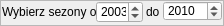
     <widget class="QFrame" name="frame_11">
      <property name="geometry">
       <rect>
        <x>8</x>
        <y>1</y>
        <width>224</width>
        <height>26</height>
       </rect>
      </property>
      <property name="frameShape">
       <enum>QFrame::StyledPanel</enum>
      </property>
      <property name="frameShadow">
       <enum>QFrame::Raised</enum>
      </property>
      <widget class="QSpinBox" name="spinBox_3">
       <property name="geometry">
        <rect>
         <x>163</x>
         <y>1</y>
         <width>59</width>
         <height>20</height>
        </rect>
       </property>
       <property name="minimum">
        <number>1900</number>
       </property>
       <property name="maximum">
        <number>3000</number>
       </property>
       <property name="value">
        <number>2010</number>
       </property>
      </widget>
      <widget class="QLabel" name="label_8">
       <property name="geometry">
        <rect>
         <x>2</x>
         <y>4</y>
         <width>94</width>
         <height>16</height>
        </rect>
       </property>
       <property name="text">
        <string>Wybierz sezony od</string>
       </property>
      </widget>
      <widget class="QSpinBox" name="spinBox_9">
       <property name="geometry">
        <rect>
         <x>96</x>
         <y>1</y>
         <width>47</width>
         <height>22</height>
        </rect>
       </property>
       <property name="maximum">
        <number>3000</number>
       </property>
       <property name="value">
        <number>2003</number>
       </property>
      </widget>
      <widget class="QLabel" name="label_39">
       <property name="geometry">
        <rect>
         <x>146</x>
         <y>4</y>
         <width>19</width>
         <height>16</height>
        </rect>
       </property>
       <property name="text">
        <string>do</string>
       </property>
      </widget>
     </widget>
